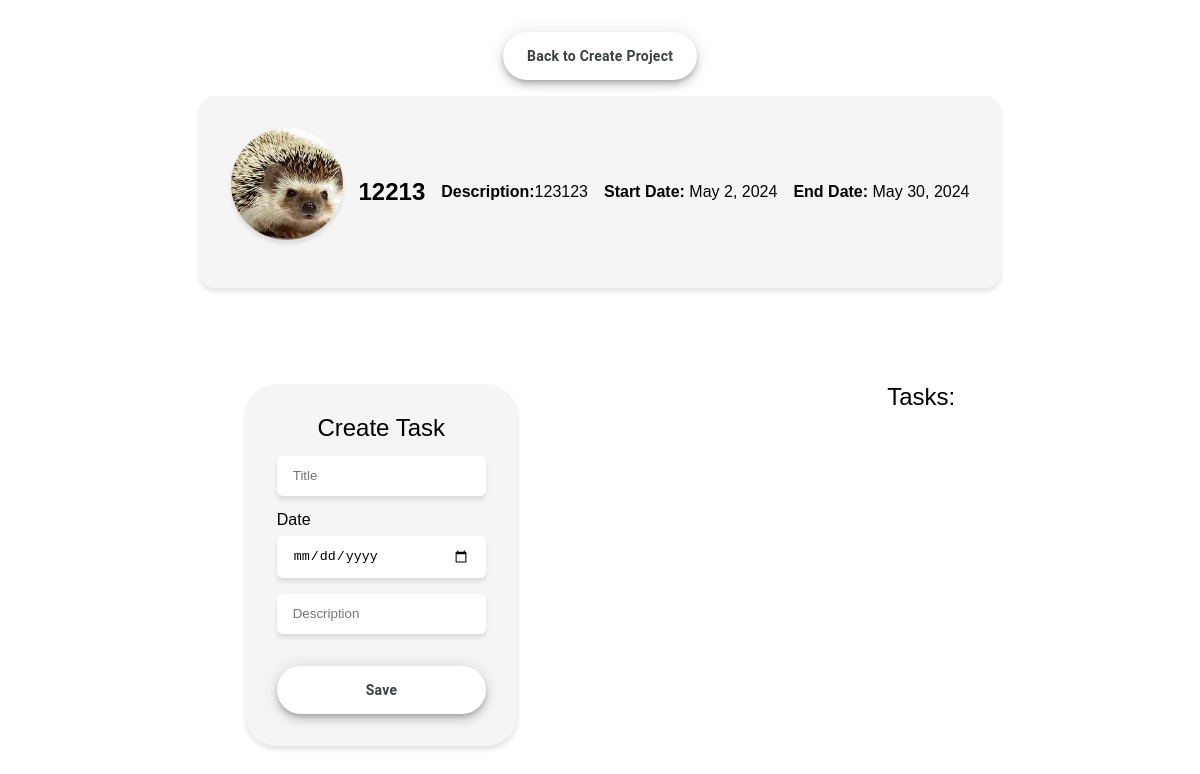
/project/4/, run on the app's committed database.
### www/models.py (models this page shows, shortened)
class Project(models.Model):
    title = models.CharField(max_length=50)
    description = models.TextField(max_length=100)
    start_date = models.DateField()
    end_date = models.DateField()
    photo = models.ImageField(upload_to='images')

### www/views.py (the view)
# urls.py: path('project/<int:project_id>/', views.project_detail, name='project_detail'),
def project_detail(request, project_id):
    project = get_object_or_404(Project, id=project_id)
    task_list = Task.objects.filter(project=project)
    if request.method == 'POST':
        form = TaskForm(request.POST)
        if form.is_valid():
            task = form.save(commit=False)
            task.project = project
            task.save()
            return redirect('project_detail', project_id=project.id)
    else:
        form = TaskForm()
    return render(request, 'www/project_detail.html', {'task_form': form, 'project': project, 'task_list': task_list})

### www/forms.py
class TaskForm(forms.ModelForm):
    title = forms.CharField(max_length=50, widget=forms.TextInput(attrs={'placeholder': 'Title'}))
    description = forms.CharField(max_length=100, widget=forms.TextInput(attrs={'placeholder': 'Description'}))
    date = forms.DateField(widget=forms.DateInput(attrs={'type': 'date', 'placeholder': 'Date'}))
    class Meta:
        model = Task
        fields = ['title', 'description', 'date']

### www/templates/www/project_detail.html (shortened to what this page needs)
<!DOCTYPE html>
<html lang="en">
<head>
    {% load static %}
    <link rel="stylesheet" href="{% static 'project_detail.css' %}">
    <link rel="stylesheet" href="{% static 'reset.css' %}">
</head>
<body>
    <header class="header">
        <div class="container">
        <a href="{%url 'index' %}"><button>Back to Create Project</button></a>
        </div>
    </header>
    <section class="project_detail">
        <div class="container">
            <div class="project">
                <img class="photo" src="{{ project.photo.url }}" alt="{{ project.title }}" width="100">
                <h2>{{ project.title }}</h2>
                <p><span>Description:</span>{{ project.description }}</p>
                <p><span>Start Date:</span> {{ project.start_date }}</p>
                <p><span>End Date:</span> {{ project.end_date }}</p>
            </div>
        </div>
    </section>
    <section class="tasks_section">
        <div class="container">
            <form class="task_form" method="post" enctype="multipart/form-data">
                <h2>Create Task</h2>
                {{ task_form.title }}
                <label>Date</label>
                {{ task_form.date }}
                {{ task_form.description }}
                <button type="submit">Save</button>
            </form>
            <div class="tasks">
                <h2>Tasks:</h2>
                <div class="tasks_list">
                </div>
            </div>
        </div>
    </section>
</body>
</html>

### static/project_detail.css (style rules this page uses)
.header { display: flex; justify-content: center; align-items: center; }
.project_detail { display: flex; justify-content: center; align-items: center; }
.project { display: flex; align-items: center; text-decoration: none; color : #000; background-color: #f5f5f5; border-radius: 1rem; padding: 2rem; margin: 1rem 0; box-shadow: 0px 4px 4px rgba(0, 0, 0, 0.1); }
.project > h2 { text-align: center; font-weight: bold; margin-left: 1rem; font-size: 1.5rem; }
.project > p { margin-left: 1rem; }
.photo { width: 7rem; height: 7rem; border-radius: 50%; object-fit: cover; margin-bottom:1rem ; box-shadow: 0px 4px 4px rgba(0, 0, 0, 0.1); align-self: center; }
.tasks_section { display: flex; justify-content: center; padding: 5rem 0; }
.tasks_section > .container { justify-content: space-around; }
.task_form { padding: 2rem; background-color: #f5f5f5; border-radius: 2rem; box-shadow: 0px 4px 4px rgba(0, 0, 0, 0.1); }
.task_form > h2 { font-size: 1.5rem; text-align: center; }
.tasks > h2 { font-size: 1.5rem; }
.tasks_list { height: 40vh; overflow: auto; margin-top: 1rem; }

### data on the page
Project: photo (picture), title "12213", description "123123", start_date "May 2, 2024", end_date "May 30, 2024"
